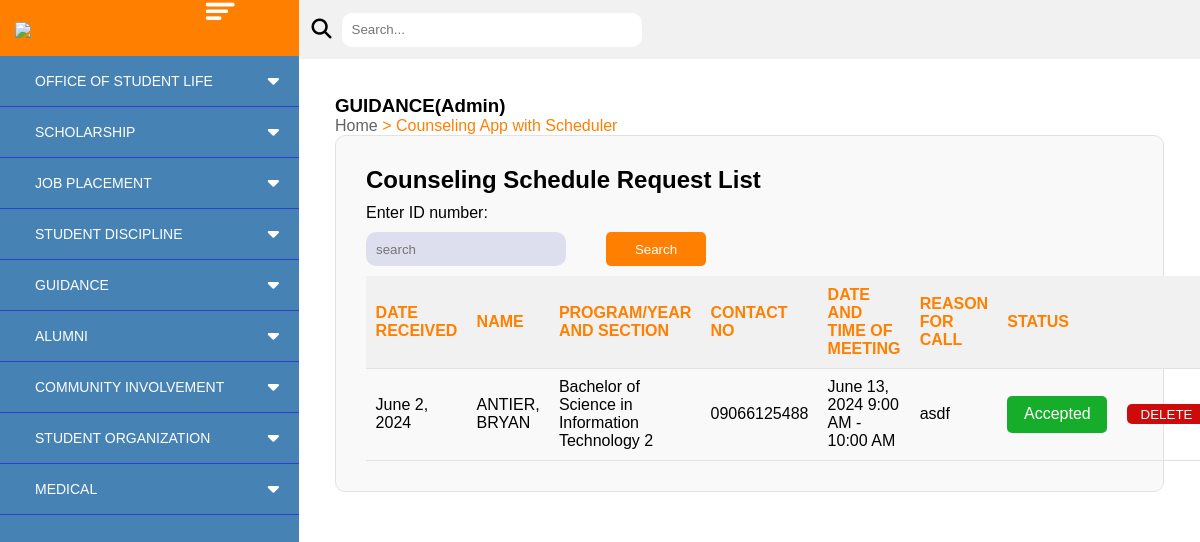
The app's page /counseling_app/admin/ with its own data.
### studentLife_system/models.py (models this page shows, shortened)
class counseling_schedule(models.Model):
    counselingID = models.AutoField(primary_key=True)
    dateRecieved = models.DateField()
    studentID = models.ForeignKey(studentInfo, on_delete=models.CASCADE)
    reason = models.CharField(max_length=255)
    scheduled_date = models.DateField()
    time = [
        ("8-9", "8:00 AM - 9:00 AM"),
        ("9-10", "9:00 AM - 10:00 AM"),
        ("10-11", "10:00 AM-11:00 AM"),
        ("11-12", "11:00 AM -12:00 PM"),
        ("1-2", "1:00 PM - 2:00 PM"),
        ("2-3", "2:00 PM - 3:00 PM"),
        ("3-4", "3:00 PM - 4:00 PM"),
        ("4-5", "4:00 PM - 5:00 PM"),
    ]
    scheduled_time = models.CharField(max_length=15, choices=time)
    email = models.EmailField()
    approval_status = [
        ("Accepted", "Accepted"),
        ("Declined", "Declined"),
        ("Pending", "Pending"),
        ("Expired", "Expired"),
    ]
    status = models.CharField(max_length=10, choices=approval_status, default="Pending")

class studentInfo(models.Model):
    studID = models.IntegerField(primary_key=True)
    lrn = models.CharField(max_length=12)
    lastname = models.CharField(max_length=100)
    firstname = models.CharField(max_length=100)
    middlename = models.CharField(max_length=50)
    degree = models.CharField(max_length=150)
    yearlvl = models.CharField(max_length=10)
    sex = models.CharField(max_length=10)
    emailadd = models.EmailField()
    contact = models.CharField(max_length=11)
    class Meta:
        ordering = ["lastname"]

### studentLife_system/views.py (the view)
def counseling_app_admin_view(request):
    meeting_requests = counseling_schedule.objects.select_related("studentID").order_by(
        "-dateRecieved"
    )
    time = {
        "8-9": "8:00 AM - 9:00 AM",
        "9-10": "9:00 AM - 10:00 AM",
        "10-11": "10:00 AM-11:00 AM",
        "11-12": "11:00 AM -12:00 PM",
        "1-2": "1:00 PM - 2:00 PM",
        "2-3": "2:00 PM - 3:00 PM",
        "3-4": "3:00 PM - 4:00 PM",
        "4-5": "4:00 PM - 5:00 PM",
    }
    context = {
        "meeting_requests": meeting_requests,
        "time": time,
    }
    return render(request, "guidance/admin/counseling_app_admin_view.html", context)

### studentLife_system/views.py (called while the page is built)
@register.filter
def get_formatted_time(dictionary, key):
    return dictionary.get(key)

### templates/guidance/admin/counseling_app_admin_view.html (shortened to what this page needs)
{% extends "guidance/admin/main.html" %}
{% load static %}
{% block headcontent %}
<link rel="stylesheet" type="text/css" href="{% static 'guidance/stylesheet/counseling_app_admin.css'%}">
{% endblock %}
{% block bodycontent %}
    <div class="container">
        <h3>GUIDANCE(Admin)</h3>
        <span><label id="dir-gray">Home</label><label id="dir-orange"> > Counseling App with Scheduler</label></span>
        <div class="form-container">
            <h2>Counseling Schedule Request List</h2>
            <label>Enter ID number:</label>
            <span id="search_id">
                <input type="text" name="studentID" placeholder="search" required="" id="studentIDBox">
                <button class="OrangeButton" id="searchButton">Search</button>
            </span>
            <table id="info_table">
                <tr id="info_table_head">
                    <th>DATE RECEIVED</th>
                    <th>NAME</th>
                    <th>PROGRAM/YEAR AND SECTION</th>
                    <th>CONTACT NO</th>
                    <th>DATE AND TIME OF MEETING</th>
                    <th>REASON FOR CALL</th>
                    <th colspan="2">STATUS</th>
                </tr>
                {% for schedule_request in meeting_requests %}
                    <tr>
                        <td>{{ schedule_request.dateRecieved }}</td>
                        <td>{{ schedule_request.studentID.lastname }}, {{ schedule_request.studentID.firstname }}</td>
                        <td>{{ schedule_request.studentID.degree }} {{ schedule_request.studentID.yearlvl }}</td>
                        <td>0{{ schedule_request.studentID.contact }}</td>
                        <td>{{ schedule_request.scheduled_date }} {{ time|get_formatted_time:schedule_request.scheduled_time }}</td>
                        <td>{{ schedule_request.reason }}</td>
                        <td>
                            {% if schedule_request.status == 'Accepted' %}
                                <span class="accepted">{{ schedule_request.status }}</span>
                            {% elif schedule_request.status == 'Declined' %}
                                <span class="declined">{{ schedule_request.status }}</span>
                            {% elif schedule_request.status == 'Pending' %}
                                <span class="pending">{{ schedule_request.status }}</span>
                            {% elif schedule_request.status == 'Expired' %}
                                <span class="expired">{{ schedule_request.status }}</span>
                            {% else %}
                                {{ schedule_request.status }}
                            {% endif %}
                        </td>
                        <td>
                            <div class="horizontal">
                                <button class="delete">DELETE</button>
                            </div>
                        </td>
                    </tr>
                {% endfor %}
            </table>
        </div>
    </div>
{% endblock %}

### static/guidance/stylesheet/main.css (style rules this page uses)
* { margin: 0; padding: 0; box-sizing: border-box; font-family: 'Poppins', sans-serif; list-style-type: none; }
body { display: flex; flex-direction: row; }
.main_content h2 { color: black; }
input[type="text"] { padding: 9.6px; border: transparent; border-radius: 10px; box-sizing: border-box; padding-left: 10px; align-items: left; color: black; width: 300px; }

### static/guidance/stylesheet/counseling_app_admin.css (style rules this page uses)
#dir-gray { color: #636363; }
.container { display: flex; flex-direction: column; width: 100%;; padding: 20px; }
#dir-orange { color: #FF8000; }
.form-container { display: flex; flex-direction: column; background-color: #F9F9F9; padding: 30px; width: 100%; border: 1px solid #e2e2e2; border-radius: 10px; gap: 10px; }
#search_id { display: flex; gap: 40px; align-items: center; }
#search_id input { background-color: #DDDFEE; padding: 9.6px; border: transparent; border-radius: 10px; box-sizing: border-box; padding-left: 10px; align-items: left; color: black; width: 200px; }
.OrangeButton { background-color: #FF8000; padding: 9.6px; color: white; border: none; border-radius: 5px; width: 100px; }
#info_table { border-collapse: collapse; width: 100%; }
#info_table th { padding: 9.6px; margin: 0; text-align: left; color: #FF8000; }
#info_table td { padding: 9.6px; margin: 0; text-align: left; }
#info_table tr { border-bottom: 1px solid #e2e2e2; }
#info_table_head { background-color: #f1f1f1; }
.horizontal { display: flex; flex-direction: column; gap: 2px; }
.accepted, .declined, .pending, .expired { display: flex; justify-content: center; width: 100px; align-items: center; padding: 9.6px; border-radius: 5px; }
.accept, .decline, .delete { border: none; border-radius: 5px; width: 80px; height: 20px; align-items: center; border-radius: 5px; }
.accepted, .accept { background-color: #16ad2a; color: #ffffff; }
.declined, .decline, .delete { background-color: #ce0b0b; color: #ffffff; }

### records on screen
counseling_schedule: dateRecieved "June 2, 2024", studentID.lastname "ANTIER", studentID.firstname "BRYAN", studentID.degree "Bachelor of Science in Information Technology", studentID.yearlvl "2", studentID.contact "9066125488", scheduled_date "June 13, 2024", scheduled_time "9:00 AM - 10:00 AM", reason "asdf", status "Accepted"
